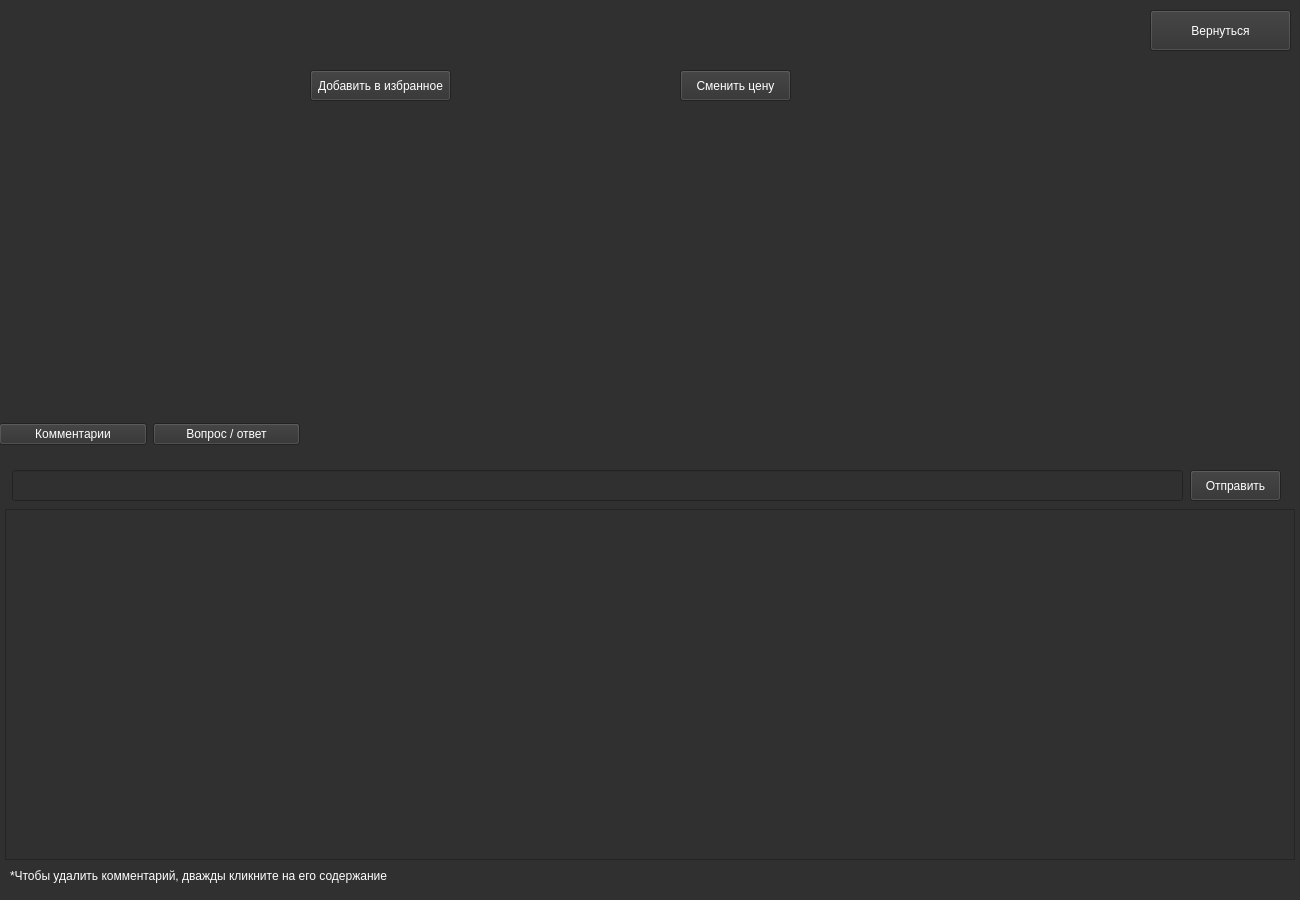
<?xml version="1.0" encoding="UTF-8"?>
<ui version="4.0">
 <class>MainWindow</class>
 <widget class="QMainWindow" name="MainWindow">
  <property name="geometry">
   <rect>
    <x>0</x>
    <y>0</y>
    <width>1300</width>
    <height>900</height>
   </rect>
  </property>
  <property name="windowTitle">
   <string>MainWindow</string>
  </property>
  <property name="styleSheet">
   <string notr="true">background-color: rgb(48, 48, 48);</string>
  </property>
  <widget class="QWidget" name="centralwidget">
   <widget class="QLabel" name="label_image">
    <property name="geometry">
     <rect>
      <x>10</x>
      <y>10</y>
      <width>300</width>
      <height>400</height>
     </rect>
    </property>
    <property name="styleSheet">
     <string notr="true">color: rgb(255, 255, 255);</string>
    </property>
    <property name="text">
     <string/>
    </property>
   </widget>
   <widget class="QPushButton" name="btn_favourites">
    <property name="geometry">
     <rect>
      <x>310</x>
      <y>70</y>
      <width>141</width>
      <height>31</height>
     </rect>
    </property>
    <property name="styleSheet">
     <string notr="true">color: rgb(255, 255, 255);
font: 10pt &quot;MS Shell Dlg 2&quot;;
</string>
    </property>
    <property name="text">
     <string>Добавить в избранное</string>
    </property>
   </widget>
   <widget class="QLabel" name="label_name">
    <property name="geometry">
     <rect>
      <x>310</x>
      <y>10</y>
      <width>621</width>
      <height>51</height>
     </rect>
    </property>
    <property name="styleSheet">
     <string notr="true">color: rgb(255, 255, 255);
font: 75 26pt &quot;MS Shell Dlg 2&quot;;
</string>
    </property>
    <property name="text">
     <string/>
    </property>
   </widget>
   <widget class="QTextBrowser" name="textBrowser">
    <property name="geometry">
     <rect>
      <x>310</x>
      <y>110</y>
      <width>971</width>
      <height>341</height>
     </rect>
    </property>
    <property name="styleSheet">
     <string notr="true">border: 0px;
font: 13pt &quot;MS Shell Dlg 2&quot;;
color: rgb(255, 255, 255);</string>
    </property>
   </widget>
   <widget class="QPushButton" name="btn_home">
    <property name="geometry">
     <rect>
      <x>1150</x>
      <y>10</y>
      <width>141</width>
      <height>41</height>
     </rect>
    </property>
    <property name="styleSheet">
     <string notr="true">color: rgb(255, 255, 255);
font: 16pt &quot;MS Shell Dlg 2&quot;;</string>
    </property>
    <property name="text">
     <string>Вернуться</string>
    </property>
   </widget>
   <widget class="QWidget" name="horizontalLayoutWidget">
    <property name="geometry">
     <rect>
      <x>-1</x>
      <y>409</y>
      <width>301</width>
      <height>51</height>
     </rect>
    </property>
    <layout class="QHBoxLayout" name="horizontalLayout">
     <item>
      <widget class="QPushButton" name="btn_c">
       <property name="styleSheet">
        <string notr="true">background-color: rgb(48, 48, 48);
color: rgb(255, 255, 255);
font: 10pt &quot;MS Shell Dlg 2&quot;;</string>
       </property>
       <property name="text">
        <string>Комментарии</string>
       </property>
      </widget>
     </item>
     <item>
      <widget class="QPushButton" name="btn_a">
       <property name="styleSheet">
        <string notr="true">background-color: rgb(48, 48, 48);
color: rgb(255, 255, 255);
font: 10pt &quot;MS Shell Dlg 2&quot;;</string>
       </property>
       <property name="text">
        <string>Вопрос / ответ</string>
       </property>
      </widget>
     </item>
    </layout>
   </widget>
   <widget class="QTableWidget" name="comments">
    <property name="geometry">
     <rect>
      <x>5</x>
      <y>509</y>
      <width>1290</width>
      <height>351</height>
     </rect>
    </property>
    <property name="styleSheet">
     <string notr="true">color: rgb(255, 255, 255);
font: 12pt &quot;MS Shell Dlg 2&quot;;</string>
    </property>
   </widget>
   <widget class="QPushButton" name="btn_send">
    <property name="geometry">
     <rect>
      <x>1190</x>
      <y>470</y>
      <width>91</width>
      <height>31</height>
     </rect>
    </property>
    <property name="styleSheet">
     <string notr="true">background-color: rgb(48, 48, 48);
color: rgb(255, 255, 255);
font: 10pt &quot;MS Shell Dlg 2&quot;;</string>
    </property>
    <property name="text">
     <string>Отправить</string>
    </property>
   </widget>
   <widget class="QLineEdit" name="line_com">
    <property name="geometry">
     <rect>
      <x>12</x>
      <y>470</y>
      <width>1171</width>
      <height>31</height>
     </rect>
    </property>
    <property name="styleSheet">
     <string notr="true">background-color: rgb(48, 48, 48);
color: rgb(255, 255, 255);
font: 10pt &quot;MS Shell Dlg 2&quot;;</string>
    </property>
    <property name="text">
     <string/>
    </property>
   </widget>
   <widget class="QLabel" name="label">
    <property name="geometry">
     <rect>
      <x>10</x>
      <y>860</y>
      <width>1271</width>
      <height>31</height>
     </rect>
    </property>
    <property name="styleSheet">
     <string notr="true">color: rgb(255, 255, 255);
font: 12pt &quot;MS Shell Dlg 2&quot;;</string>
    </property>
    <property name="text">
     <string>*Чтобы удалить комментарий, дважды кликните на его содержание</string>
    </property>
   </widget>
   <widget class="QLineEdit" name="line_cost">
    <property name="geometry">
     <rect>
      <x>460</x>
      <y>70</y>
      <width>211</width>
      <height>31</height>
     </rect>
    </property>
    <property name="styleSheet">
     <string notr="true">background-color: rgb(48, 48, 48);
color: rgb(255, 255, 255);
font: 12pt &quot;MS Shell Dlg 2&quot;;
border: 0px;</string>
    </property>
    <property name="text">
     <string/>
    </property>
   </widget>
   <widget class="QPushButton" name="btn_change">
    <property name="geometry">
     <rect>
      <x>680</x>
      <y>70</y>
      <width>111</width>
      <height>31</height>
     </rect>
    </property>
    <property name="styleSheet">
     <string notr="true">color: rgb(255, 255, 255);
font: 10pt &quot;MS Shell Dlg 2&quot;;
</string>
    </property>
    <property name="text">
     <string>Сменить цену</string>
    </property>
   </widget>
  </widget>
 </widget>
 <resources/>
 <connections/>
</ui>
